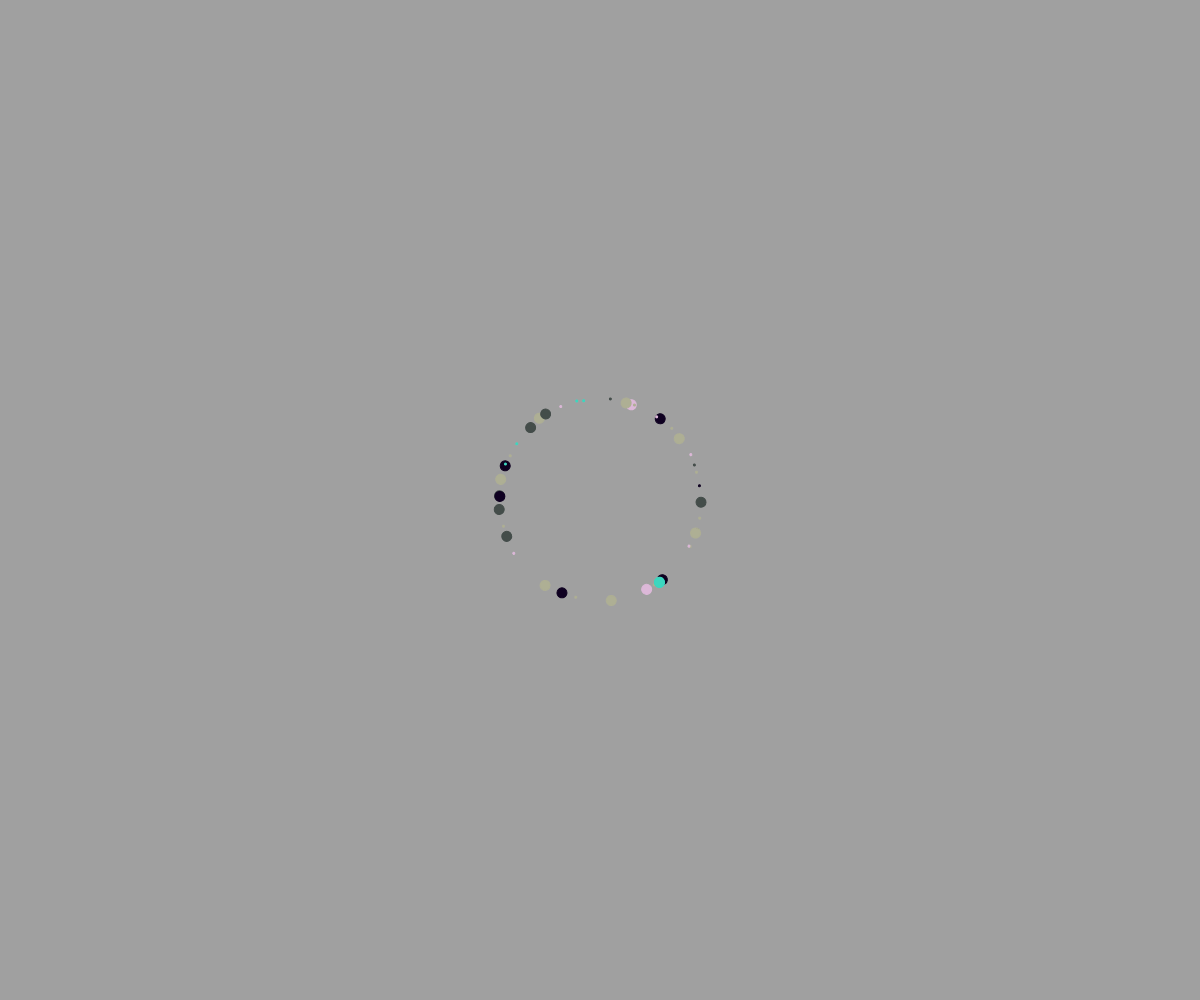
Frame 1 (no input)
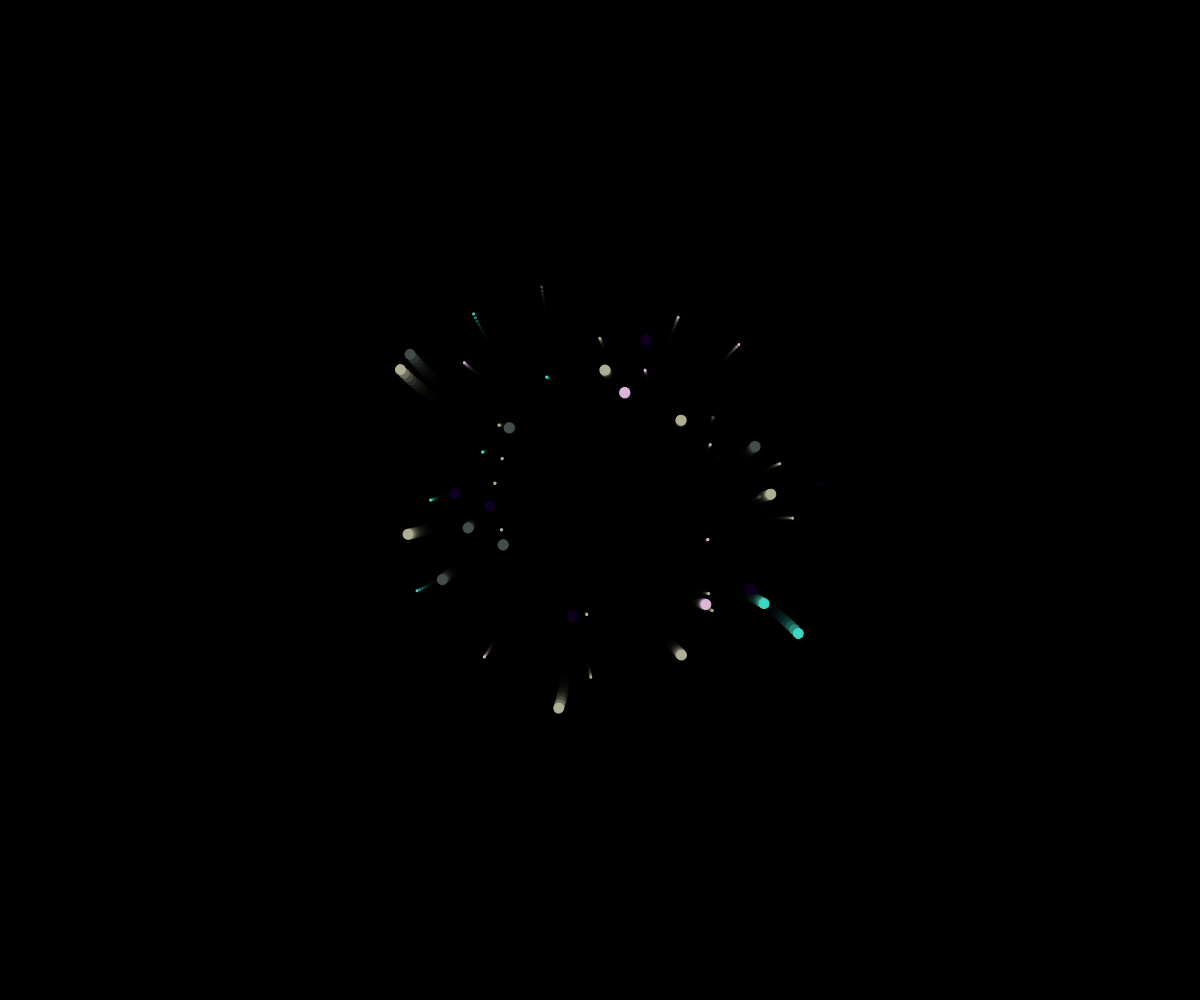
Frame 60 (no input)
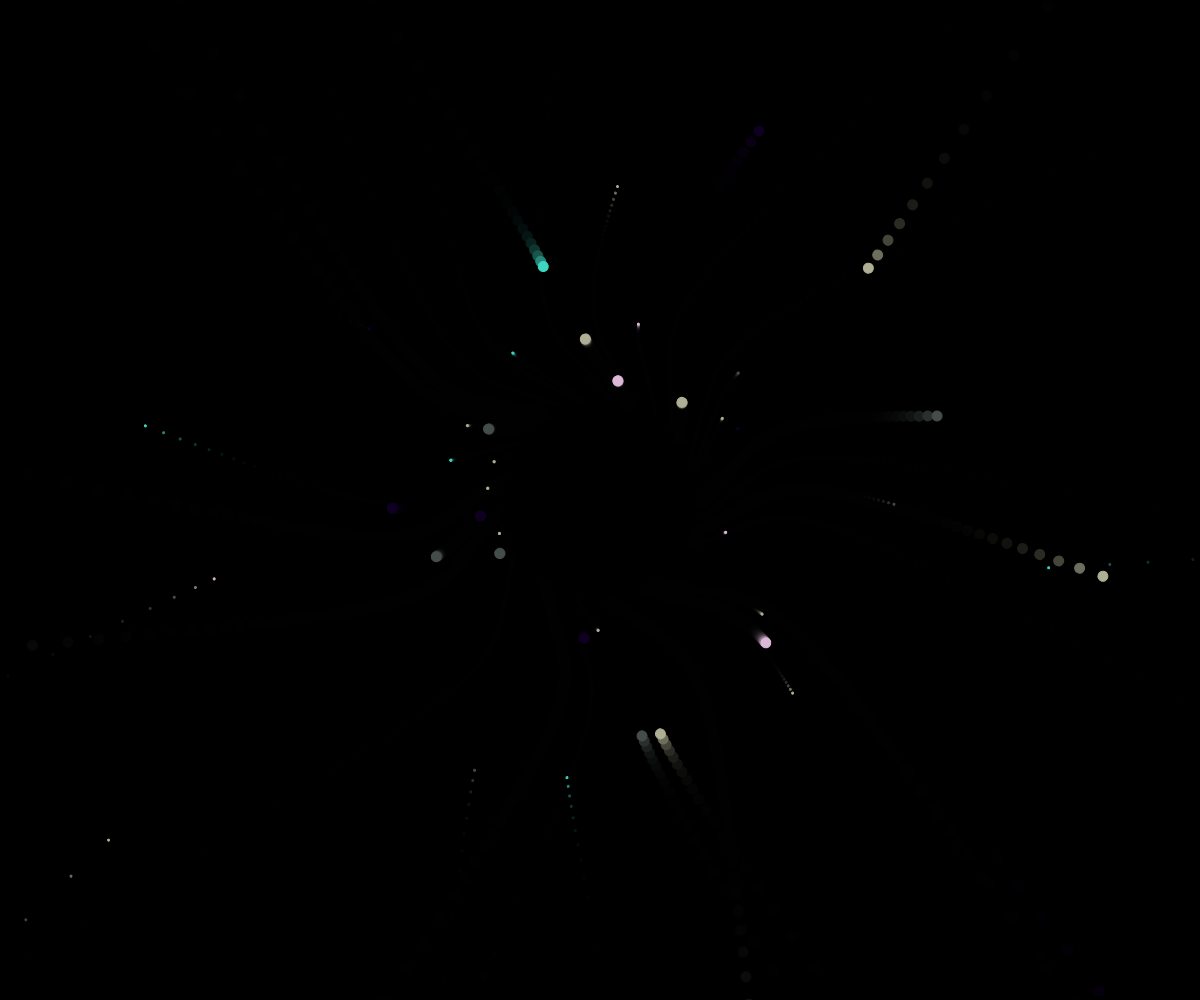
Frame 120 (the mouse pressed at the canvas centre since frame 60)

The p5.js sketch that drew these frames (run headless with seeded random() and noise() and a simulated clock; from frame 60 on, the mouse is pressed at the canvas centre):

// p5.js sketch
// ── sketch.js
const { innerWidth: windowWidth, innerHeight: windowHeight } = window;
const [ xCenter, yCenter ] = [ windowWidth / 2, windowHeight / 2]
const backgroundColor = [0, 0, 0, 95];
const sphereSizeRange = [ 2, 10 ];
const numOfSpheres = 50;

let spheres = [];
let particles = [];

function setup() {
    createCanvas(windowWidth, windowHeight);
    noStroke();
    frameRate(60)

    const spherePalette = spherePalettes[Math.floor(random(spherePalettes.length))]
    
    for (let sphere = 0; sphere < numOfSpheres; sphere++) {
        const sphereSize = random(sphereSizeRange);
        const colorNumber = Math.floor(random(spherePalette.length));
        const color = spherePalette[colorNumber];
        spheres.push(new Sphere(0, 0, sphereSize, color))
    }

    // Initialize a field of stars
    // const particleDensity = 50;
    // const particleSpacing = windowWidth / particleDensity;

    // for (let x = 0; x < windowWidth; x += particleSpacing) {
    //     for (let y = 0; y < windowHeight; y += particleSpacing) {
    //         const p = createVector(x, y);
    //         particles.push(p);
    //     }
    // }
}

function draw() {
    background(backgroundColor);
    
    // Render a field of stars
    // for (let p = 0; p < particles.length; p++) {
    //     ellipse(particles[p].x, particles[p].y, 2);
    // }

    translate(xCenter, yCenter);
    
    for (let s = 0; s < spheres.length; s++) {
        spheres[s].update();
        spheres[s].joinParticles(spheres.slice(s));
    }
}

// ── color.js
const spherePalettes = [
    [[155, 235, 254],[138, 40, 103],[51, 52, 11],[234, 153, 43],[240, 210, 176]],
    [[73, 25, 142],[253, 207, 51],[119, 119, 116],[225, 46, 111],[26, 13, 14]],
    [[12, 25, 25],[135, 97, 90],[110, 110, 126],[98, 126, 133],[150, 42, 228]],
    [[36, 19, 1],[237, 64, 40],[236, 127, 146],[169, 175, 171],[1, 37, 17]],
    [[27, 119, 136],[15, 25, 18],[79, 73, 75],[124, 155, 114],[232, 221, 220]],
    [[232, 249, 152],[86, 49, 128],[66, 105, 192],[78, 139, 250],[194, 123, 154]],
    [[182, 101, 133],[243, 230, 205],[174, 171, 250],[0, 36, 52],[56, 7, 51]],
    [[216, 226, 209],[80, 123, 129],[111, 90, 108],[42, 35, 43],[79, 19, 38]],
    [[88, 134, 163],[228, 216, 238],[196, 195, 196],[115, 28, 161],[1, 60, 90]],
    [[68, 95, 82],[177, 182, 191],[247, 61, 252],[132, 30, 64],[93, 53, 77]],
    [[84, 89, 67],[202, 210, 113],[215, 214, 216],[121, 155, 165],[98, 39, 5]],
    [[190, 173, 227],[173, 43, 80],[124, 105, 123],[93, 94, 95],[148, 123, 70]],
    [[23, 20, 21],[139, 181, 184],[57, 119, 111],[87, 77, 24],[53, 40, 114]],
    [[57, 11, 82],[52, 58, 3],[151, 176, 163],[109, 161, 189],[239, 93, 129]],
    [[208, 107, 242],[179, 193, 187],[191, 72, 52],[73, 29, 113],[49, 66, 40]],
    [[159, 150, 187],[11, 20, 22],[32, 30, 191],[0, 161, 190],[37, 154, 118]],
    [[75, 144, 183],[115, 120, 66],[29, 1, 10],[110, 80, 103],[214, 193, 231]],
    [[44, 254, 152],[101, 0, 45],[51, 47, 41],[96, 116, 100],[121, 103, 168]],
    [[79, 121, 113],[59, 52, 16],[185, 109, 82],[137, 107, 157],[131, 231, 230]],
    [[169, 47, 83],[28, 25, 42],[86, 125, 217],[241, 211, 246],[218, 207, 200]],
    [[73, 53, 28],[122, 168, 251],[109, 54, 173],[124, 108, 129],[160, 183, 80]],
    [[133, 114, 110],[177, 216, 219],[14, 147, 134],[38, 39, 41],[40, 24, 102]],
    [[252, 53, 71],[30, 45, 37],[60, 46, 56],[203, 122, 49],[252, 251, 252]],
    [[223, 216, 213],[39, 6, 58],[74, 73, 55],[88, 229, 140],[216, 151, 222]],
    [[76, 140, 124],[208, 154, 159],[90, 58, 79],[0, 17, 52],[62, 75, 76]],
    [[127, 62, 191],[121, 141, 192],[63, 249, 217],[98, 139, 89],[48, 40, 29]],
    [[252, 247, 252],[195, 139, 45],[183, 162, 134],[216, 123, 163],[72, 88, 235]],
    [[210, 12, 145],[77, 237, 184],[235, 145, 166],[156, 36, 37],[12, 21, 4]],
    [[238, 240, 202],[236, 126, 157],[100, 104, 71],[46, 87, 30],[33, 12, 16]],
    [[117, 187, 163],[181, 147, 137],[180, 135, 205],[45, 33, 68],[42, 31, 26]],
    [[3, 69, 88],[73, 49, 64],[149, 149, 152],[223, 202, 193],[79, 193, 74]],
    [[175, 166, 227],[207, 241, 244],[143, 171, 23],[11, 66, 60],[56, 35, 8]],
    [[159, 104, 100],[226, 244, 243],[229, 119, 224],[78, 97, 103],[76, 36, 88]],
    [[205, 167, 163],[109, 113, 21],[16, 20, 19],[53, 10, 38],[55, 88, 129]],
    [[30, 77, 50],[118, 182, 134],[162, 105, 217],[77, 39, 41],[38, 27, 8]],
    [[238, 108, 117],[180, 26, 143],[186, 185, 174],[185, 135, 45],[83, 85, 27]],
    [[234, 224, 221],[46, 30, 6],[110, 92, 48],[121, 65, 36],[182, 85, 206]],
    [[31, 30, 9],[244, 213, 171],[229, 150, 182],[160, 129, 125],[144, 44, 113]],
    [[203, 141, 142],[65, 40, 79],[58, 33, 12],[236, 183, 113],[195, 235, 254]],
    [[128, 104, 124],[219, 123, 97],[182, 164, 248],[100, 155, 139],[227, 215, 79]],
    [[11, 35, 27],[98, 92, 97],[108, 80, 198],[28, 155, 174],[249, 245, 248]],
    [[253, 229, 112],[7, 7, 8],[114, 93, 100],[94, 143, 236],[91, 132, 112]],
    [[172, 102, 185],[6, 63, 88],[28, 35, 29],[125, 65, 54],[224, 245, 233]],
    [[215, 166, 177],[5, 136, 83],[24, 35, 35],[123, 100, 134],[161, 122, 240]],
    [[94, 55, 86],[6, 83, 68],[129, 209, 101],[112, 247, 199],[231, 250, 250]],
    [[14, 73, 186],[9, 0, 14],[123, 51, 5],[185, 110, 121],[136, 150, 103]],
    [[114, 147, 123],[93, 44, 98],[63, 53, 37],[168, 123, 116],[249, 77, 123]],
    [[106, 100, 90],[208, 109, 157],[198, 117, 99],[190, 176, 170],[109, 177, 208]],
    [[97, 188, 243],[160, 186, 158],[51, 70, 61],[96, 74, 129],[231, 28, 116]],
    [[50, 49, 24],[111, 31, 208],[128, 98, 112],[194, 180, 196],[253, 153, 167]],
    [[228, 177, 39],[41, 118, 105],[76, 77, 78],[7, 2, 1],[189, 87, 123]],
    [[65, 122, 99],[181, 237, 126],[243, 158, 120],[52, 154, 198],[178, 59, 244]],
    [[193, 0, 133],[166, 137, 140],[249, 249, 249],[84, 186, 145],[68, 123, 69]],
    [[29, 239, 193],[249, 90, 133],[163, 146, 245],[122, 139, 143],[2, 67, 59]],
    [[90, 77, 8],[151, 184, 192],[198, 191, 191],[173, 120, 123],[248, 128, 188]],
    [[79, 24, 40],[33, 133, 194],[122, 131, 121],[88, 84, 78],[201, 121, 90]],
    [[136, 119, 122],[213, 234, 223],[100, 176, 160],[170, 183, 100],[69, 68, 6]],
    [[56, 208, 59],[137, 138, 113],[83, 80, 60],[147, 88, 116],[73, 41, 121]],
    [[47, 98, 137],[207, 131, 251],[155, 155, 233],[64, 116, 93],[216, 179, 108]],
    [[13, 65, 72],[255, 255, 255],[123, 201, 220],[171, 171, 171],[0, 133, 6]],
    [[233, 231, 232],[109, 233, 237],[248, 122, 36],[74, 42, 21],[40, 33, 88]],
    [[28, 46, 55],[242, 182, 79],[202, 154, 145],[144, 144, 145],[121, 207, 233]],
    [[250, 204, 149],[228, 252, 233],[152, 180, 230],[221, 163, 184],[27, 39, 45]],
    [[133, 108, 135],[85, 216, 144],[233, 202, 204],[146, 129, 104],[11, 21, 21]],
    [[207, 133, 114],[125, 247, 108],[110, 114, 115],[17, 77, 88],[22, 26, 20]],
    [[93, 50, 17],[221, 171, 184],[246, 221, 206],[212, 246, 252],[128, 179, 242]],
    [[159, 235, 250],[126, 135, 30],[23, 32, 6],[57, 57, 55],[255, 159, 252]],
    [[113, 95, 83],[56, 114, 48],[204, 245, 142],[170, 202, 190],[200, 106, 201]],
    [[0, 0, 0],[83, 190, 239],[79, 118, 207],[96, 75, 61],[139, 172, 51]],
    [[3, 3, 2],[242, 195, 144],[144, 146, 188],[107, 136, 143],[110, 89, 82]],
    [[82, 138, 168],[216, 214, 213],[204, 191, 118],[98, 178, 95],[23, 65, 104]],
    [[68, 77, 74],[15, 0, 33],[220, 184, 216],[174, 175, 148],[61, 214, 191]],
    [[48, 86, 45],[100, 101, 108],[176, 85, 183],[163, 102, 138],[234, 157, 132]],
    [[251, 240, 251],[130, 126, 218],[151, 52, 65],[254, 26, 0],[180, 188, 91]],
    [[94, 66, 110],[31, 206, 187],[108, 220, 231],[226, 215, 213],[212, 170, 194]],
    [[233, 136, 167],[127, 43, 165],[228, 239, 248],[70, 161, 106],[84, 85, 23]],
    [[226, 173, 72],[15, 19, 44],[64, 0, 0],[183, 125, 112],[248, 221, 243]],
    [[49, 105, 133],[92, 0, 101],[108, 53, 66],[252, 92, 93],[241, 253, 232]],
    [[57, 179, 179],[72, 74, 57],[104, 82, 75],[156, 72, 6],[233, 205, 207]],
    [[249, 225, 242],[145, 176, 240],[144, 93, 172],[104, 104, 95],[228, 245, 79]],
    [[252, 207, 238],[77, 17, 26],[21, 61, 114],[62, 73, 61],[219, 253, 244]],
    [[108, 143, 194],[31, 34, 29],[85, 84, 112],[91, 111, 100],[222, 212, 100]],
    [[113, 105, 125],[57, 44, 12],[112, 91, 55],[122, 170, 151],[252, 104, 142]],
    [[96, 87, 114],[205, 188, 193],[90, 184, 223],[49, 203, 169],[41, 38, 11]],
    [[98, 120, 147],[133, 232, 215],[168, 207, 254],[213, 212, 209],[196, 106, 94]],
    [[65, 166, 139],[30, 26, 25],[35, 18, 43],[72, 48, 152],[93, 190, 233]],
    [[124, 129, 92],[109, 26, 136],[125, 140, 236],[220, 230, 243],[159, 252, 223]],
    [[18, 90, 105],[70, 128, 88],[137, 120, 71],[231, 247, 119],[249, 249, 250]],
    [[78, 123, 100],[92, 27, 36],[225, 163, 198],[223, 211, 116],[171, 240, 91]],
    [[28, 13, 31],[112, 88, 92],[200, 135, 132],[224, 179, 178],[177, 188, 238]],
    [[17, 75, 103],[104, 60, 7],[144, 99, 105],[138, 110, 94],[228, 225, 178]],
    [[110, 80, 100],[26, 55, 54],[228, 69, 197],[254, 190, 232],[210, 224, 211]],
    [[130, 224, 232],[7, 46, 71],[5, 35, 36],[187, 195, 137],[251, 240, 244]],
    [[29, 88, 36],[28, 224, 209],[254, 218, 246],[49, 85, 167],[16, 16, 15]],
    [[180, 187, 105],[46, 78, 25],[61, 73, 68],[100, 121, 105],[113, 183, 177]],
    [[181, 107, 181],[62, 56, 49],[119, 167, 237],[233, 241, 253],[242, 210, 247]],
    [[173, 123, 86],[93, 48, 82],[247, 222, 234],[156, 174, 212],[52, 172, 107]],
    [[209, 197, 213],[214, 100, 113],[106, 28, 71],[52, 8, 48],[19, 19, 18]],
    [[191, 206, 98],[27, 118, 235],[84, 81, 80],[88, 55, 78],[44, 2, 19]],
    [[216, 41, 210],[144, 67, 31],[75, 81, 77],[39, 87, 84],[215, 233, 221]]
];

// ── sphere.js
class Sphere {
    constructor(xPosition = 0, yPosition = 0, radius = 10, color = [255, 255, 255]) {
        this.xPosition = xPosition;
        this.yPosition = yPosition;
        this.radius = radius;
        this.color = color;
        this.angleOffset = map(random(), 0, 1, 0, 360);
        this.speedOffset = random();
    }

    update(){
        fill(this.color)
        rotate(this.angleOffset)
        stroke(this.color);

        const waveSin = sin(radians(frameCount * this.speedOffset)) * 100;
        const waveCos = cos(radians(frameCount * this.speedOffset)) * 100;
        const waveTan = tan(radians(frameCount * this.speedOffset)) * 100;

        const newXPosition = this.xPosition + waveSin;
        const newYPosition = this.yPosition + waveCos + waveTan

        circle(newXPosition, newYPosition, this.radius);
    }

    joinParticles(particles) {
        particles.forEach(element => {
            if (this.color !== element.color) {
                return;
            }

            let distance = dist(this.xPosition, this.yPosition, element.xPosition, element.yPosition);

            if(distance < 85) {
                stroke(this.color);

                // There's a dot rendered in the middle of the frame becauase they all start at x = 0, y = 0
                // line(this.xPosition, this.yPosition, element.xPosition, element.yPosition);
          }
        });
      }
}
